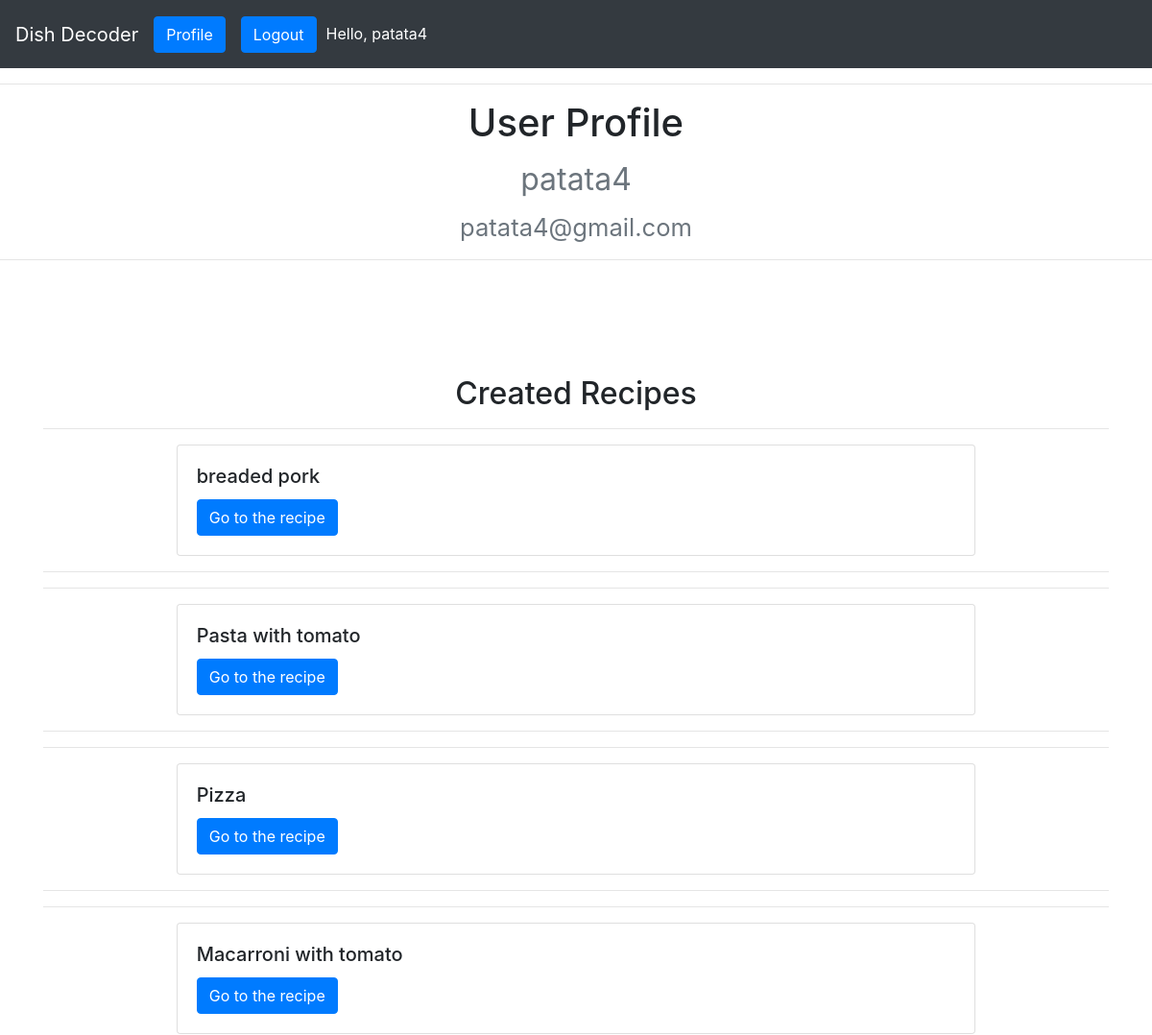
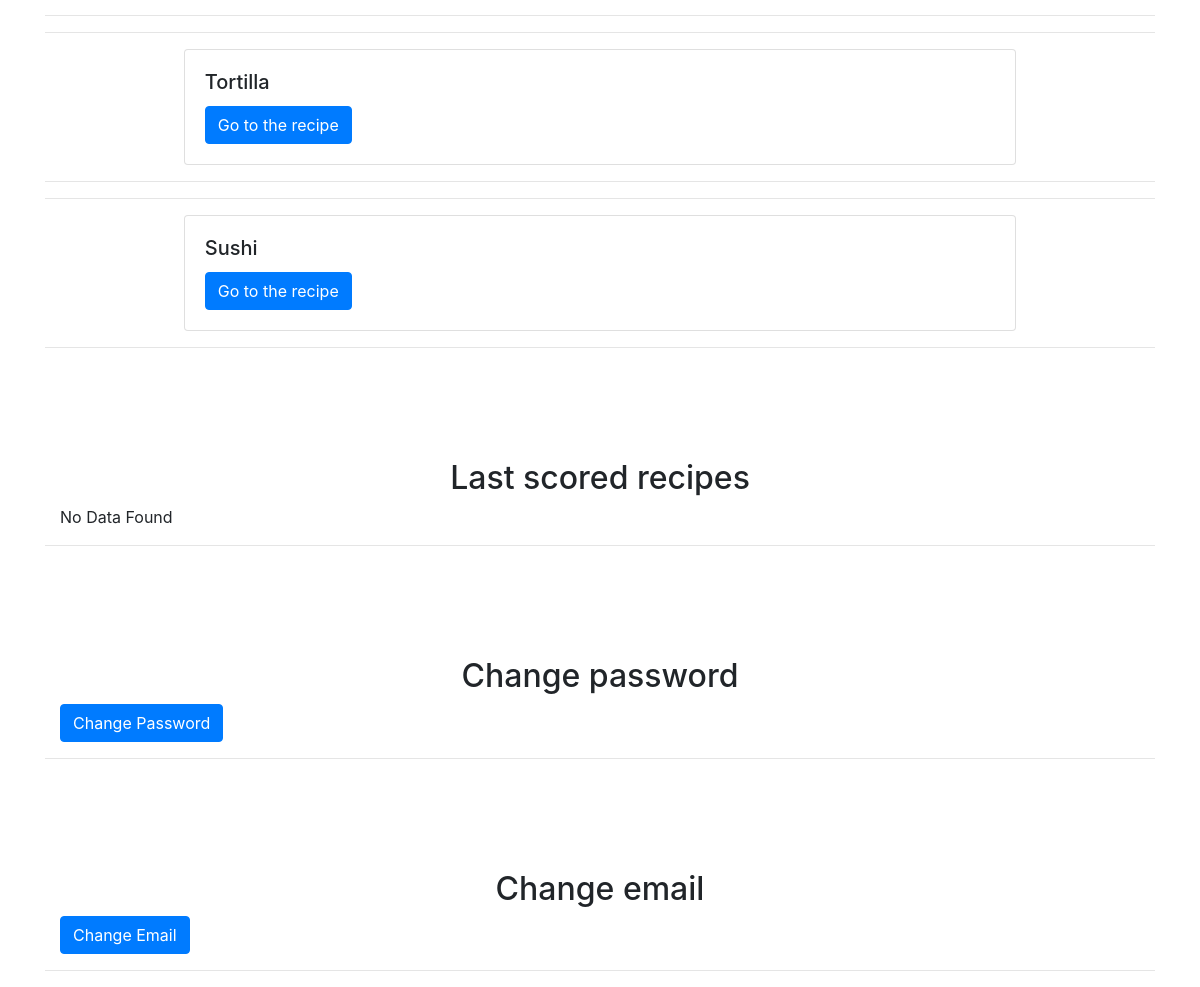
Page /profile/ (signed in) on the committed database (2 pictures, top to bottom).
### DishDecoderApp/models.py (models this page shows, shortened)
class Recipes(models.Model):
    id = models.AutoField(primary_key=True)
    name = models.CharField(max_length=100)
    author = models.ForeignKey(settings.AUTH_USER_MODEL,on_delete=models.CASCADE,related_name='recipeauthor')
    steps = models.CharField(max_length=2000)
    basic_products = models.ManyToManyField('BasicProducts',through='Recipe_Product')
    recipe_ratings = models.ManyToManyField(settings.AUTH_USER_MODEL,through='Ratings')

### DishDecoderApp/views.py (the view)
# urls.py: path('profile/',user_profile_url.as_view()),
class user_profile_url(LoginRequiredMixin, View):
    login_url = '/login/'
    template_name = "DishDecoderApp/user_profile.html"
    def get(self, req):
        template_data = {}
        if Recipes.objects.filter(author=req.user.id).exists():
            created_data=Recipes.objects.filter(author=req.user.id).all()
            template_data['created_recipes']=created_data
        if Ratings.objects.filter(id_autor=req.user.id).exists():
            rating_data=Ratings.objects.filter(id_autor=req.user.id).all()
            template_data['scored_recipes']=rating_data
        template_data['title_page']='User profile'
        return render(req, self.template_name, template_data)

### DishDecoderApp/templates/DishDecoderApp/user_profile.html
{% extends 'DishDecoderApp/common.html' %}
{% block content %}
{% load humanize %}
<hr>
<h1 class="display-6 text-center">User Profile</h1>
<h1 class="text-center text-muted"><small>{{user.username}}</small></h1>
<h2 class="text-center text-muted"><small>{{user.email}}</small></h2>
<hr>
<div class="container">
    <h2 class="text-center">Created Recipes</h2>
    {% if created_recipes %}
        {% for created_recipe in created_recipes %}
        <hr>
        <div class="card w-75 mx-auto">
            <div class="card-body">
                <h5 class="card-title">{{created_recipe.name}}</h5>
                <a href={% url 'recipe' created_recipe.id %} class="btn btn-primary">Go to the recipe</a>
            </div>
        </div>
        <hr>
        {% endfor %}
    {% else %}
        <p id="Error_message">No Data Found</p>
    {% endif %}
    <div class="container">
    <h2 class="text-center">Last scored recipes</h2>
    {% if scored_recipes %}
        {% for scored_recipe in scored_recipes %}
        <hr>
        <div class="card w-75 mx-auto">
            <div class="card-body">
                <h5 class="card-title">{{scored_recipe.id_recipe.name}} by {{scored_recipe.id_recipe.author.username}}</h5>
                <p class="card-text">{{scored_recipe.desc}}</p>
                <a href={% url 'recipe' scored_recipe.id_recipe.id %} class="btn btn-primary">Go to the recipe</a>
                <button type="button" class="btn btn-primary btn-sm" disabled> {{scored_recipe.rating | floatformat:2 |intcomma }} out of 10</button>
            </div>
        </div>
        <hr>
        {% endfor %}
    {% else %}
        <p id="Error_message">No Data Found</p>
    {% endif %}
</div>
<hr>
<div class="container">
    <h2 class="text-center">Change password</h2>
    <a class="btn btn-primary" href={% url 'changepass' %}>Change Password</a>
</div>
<hr>
<div class="container">
    <h2 class="text-center">Change email</h2>
    <a id="email-btn" class="btn btn-primary" href={% url 'changemail' %}>Change Email</a>
</div>
<hr>
{% endblock %}

### DishDecoderApp/templates/DishDecoderApp/navbar.html (shortened to what this page needs)
<nav class="navbar navbar-expand-lg navbar-dark bg-dark">
  <a class="navbar-brand" href={% url 'home' %}>Dish Decoder</a>
  <div class="collapse navbar-collapse" id="navbarNav">
    <ul class="navbar-nav">
      <li class="nav-item active">
        {% if user.is_authenticated %} <a id="profile-btn" class="btn btn-primary" href="/profile/">Profile</a>{% endif %}
      </li>
    </ul>
    <ul class="navbar-nav">
      <li class="nav-item active">
        {% if user.is_authenticated %} <a id="logout-btn" class="btn btn-primary" href={% url 'logout' %}>Logout</a>{% endif %}
      </li>
    </ul>
    {% if user.is_authenticated %} <p style="margin-left: 10px; margin-top: 15px; color: white;">Hello, {{user}}</p> {% endif %}
  </div>
</nav>

### DishDecoderApp/templates/DishDecoderApp/common.html (style rules this page uses)
ul { list-style: none; }
.container { margin-top: 10%; }

### rows in the picture
Recipes: name "breaded pork"
Recipes: name "Pasta with tomato"
Recipes: name "Pizza"
Recipes: name "Macarroni with tomato"
Recipes: name "Tortilla"
Recipes: name "Sushi"

### other values in the picture
{{ user }} "patata4"
{{ user.username }} "patata4"
{{ user.email }} "patata4@gmail.com"
